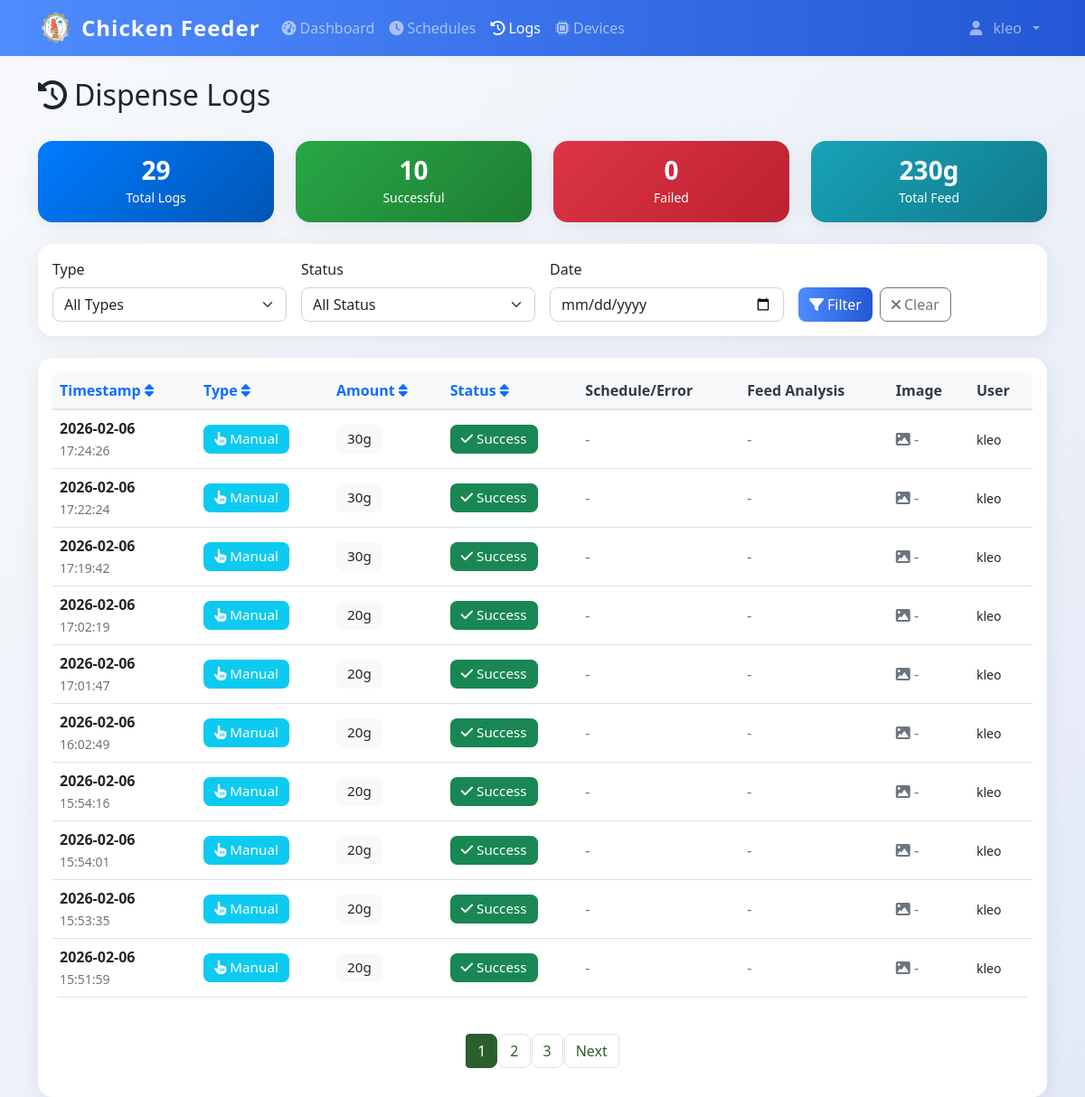
The page /logs (signed in) on the database as committed earlier.
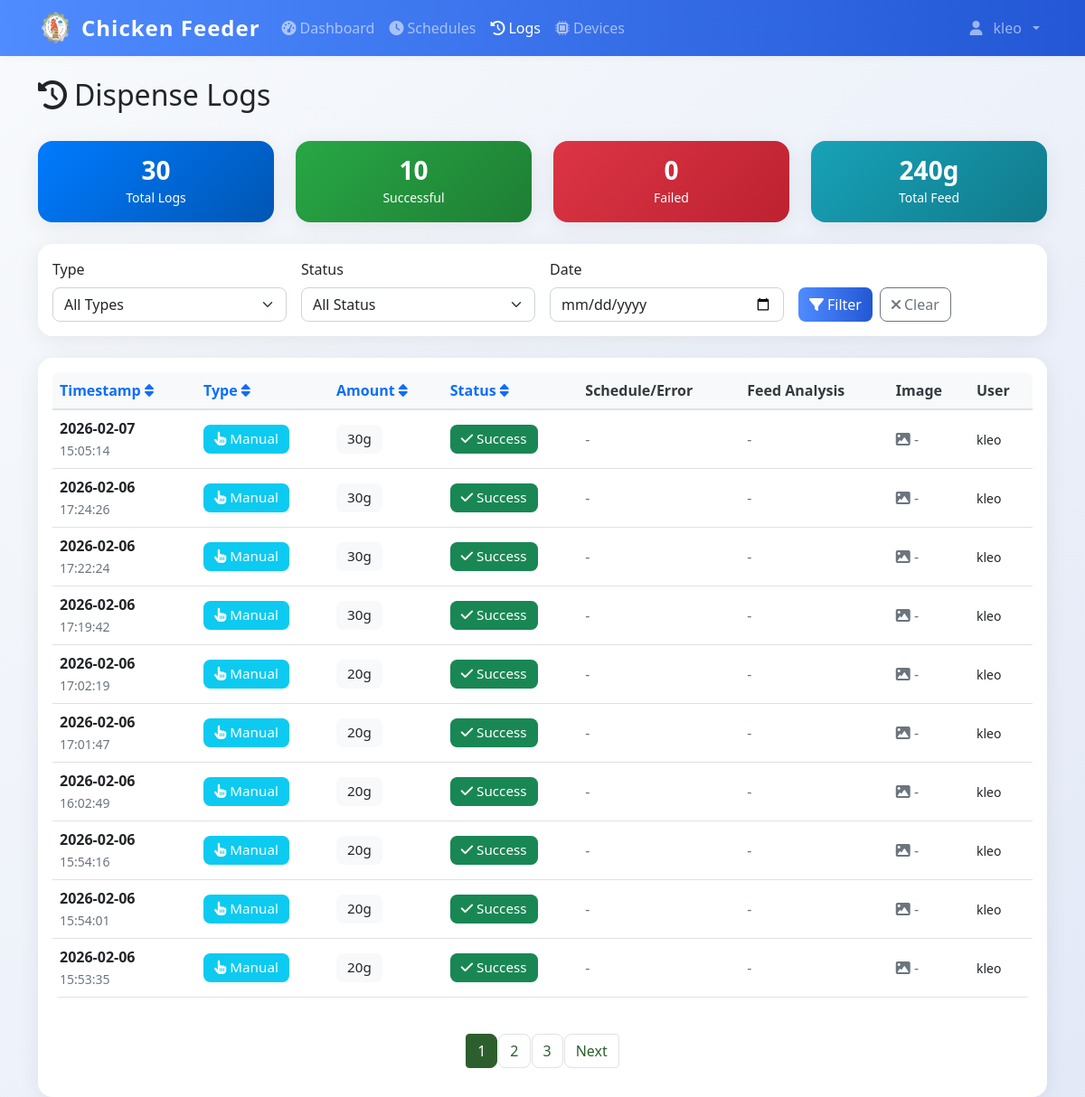
The same page on the database as committed later.
### models.py (models this page shows)
class DispenseLog(db.Model):
    id = db.Column(db.Integer, primary_key=True)
    timestamp = db.Column(db.DateTime, default=datetime.utcnow, nullable=False)
    amount_grams = db.Column(db.Integer, nullable=False)
    trigger_type = db.Column(db.String(20), nullable=False)
    schedule_id = db.Column(db.Integer, db.ForeignKey('feed_schedule.id'), nullable=True)
    status = db.Column(db.String(20), default='success')
    error_message = db.Column(db.Text, nullable=True)
    image_path = db.Column(db.String(255), nullable=True)  # Path to captured feed image
    pellet_count = db.Column(db.Integer, nullable=True)  # Number of pellets detected in image
    grams_detected = db.Column(db.Float, nullable=True)  # Estimated grams of pellets in feeder
    grams_dispensed = db.Column(db.Integer, nullable=True)  # Actual amount dispensed by servo
    triggered_by = db.Column(db.Integer, db.ForeignKey('user.id'), nullable=True)
    schedule = db.relationship('FeedSchedule', backref=db.backref('dispense_logs', lazy=True))
    user = db.relationship('User', backref=db.backref('dispense_logs', lazy=True))

class User(UserMixin, db.Model):
    id = db.Column(db.Integer, primary_key=True)
    username = db.Column(db.String(80), unique=True, nullable=False)
    email = db.Column(db.String(120), unique=True, nullable=False)
    password_hash = db.Column(db.String(120), nullable=False)
    iot_device_url = db.Column(db.String(255), nullable=True)  # e.g., 'http://192.168.1.100:5000' or 'pi_klei'
    is_admin = db.Column(db.Boolean, default=True)
    created_at = db.Column(db.DateTime, default=datetime.utcnow)

### app.py (the view)
@app.route('/logs')
@login_required
def logs():
    page = request.args.get('page', 1, type=int)
    if not current_user.is_admin:
        logs = DispenseLog.query.filter_by(triggered_by=current_user.id).order_by(DispenseLog.timestamp.desc()).paginate(
            page=page, per_page=10, error_out=False
        )
    else:
        logs = DispenseLog.query.order_by(DispenseLog.timestamp.desc()).paginate(
            page=page, per_page=10, error_out=False
        )
    return render_template('logs.html', logs=logs)

### app.py (called while the page is built)
@login_manager.user_loader
def load_user(user_id):
    return db.session.get(User, int(user_id))

@app.context_processor
def inject_datetime():
    return {'datetime': datetime}

@app.before_request
def restrict_admin_from_user_pages():
    if current_user.is_authenticated and getattr(current_user, 'is_admin', False):
        admin_paths = ['/admin', '/admin/', '/admin/dashboard', '/admin/config', '/admin/create', '/admin/feed-ratio']
        if not any(request.path.startswith(p) for p in admin_paths):
            if not request.path.startswith('/static') and not request.path.startswith('/logout'):
                return redirect(url_for('admin.dashboard'))

### templates/logs.html (shortened to what the changed rows need)
{% extends "base.html" %}
{% block content %}
<div class="container mt-4">
    <div class="row mb-4">
        <div class="col">
            <h1 class="h2">
                <i class="fas fa-history me-2"></i>Dispense Logs
            </h1>
        </div>
    </div>
    {% if not logs or not logs.items %}
    <div class="text-center text-muted py-5">
        <i class="fas fa-clipboard-list fa-4x mb-3"></i>
        <h4>No Logs Available</h4>
        <p class="mb-4">No log data found. Dispense logs will appear here once you start feeding.</p>
        <a href="{{ url_for('dashboard') }}" class="btn btn-primary">
            <i class="fas fa-tachometer-alt me-2"></i>Go to Dashboard
        </a>
    </div>
    {% else %}
    <div class="row my-4">
        <div class="col-md-3">
            <div class="card bg-primary text-white">
                <div class="card-body text-center">
                    <h3 class="mb-0">{{ logs.total }}</h3>
                    <small>Total Logs</small>
                </div>
            </div>
        </div>
        <div class="col-md-3">
            <div class="card bg-success text-white">
                <div class="card-body text-center">
                    <h3 class="mb-0">{{ logs.items|selectattr('status', 'equalto', 'success')|list|length }}</h3>
                    <small>Successful</small>
                </div>
            </div>
        </div>
        <div class="col-md-3">
            <div class="card bg-danger text-white">
                <div class="card-body text-center">
                    <h3 class="mb-0">{{ logs.items|selectattr('status', 'equalto', 'failure')|list|length }}</h3>
                    <small>Failed</small>
                </div>
            </div>
        </div>
        <div class="col-md-3">
            <div class="card bg-info text-white">
                <div class="card-body text-center">
                    <h3 class="mb-0">{{ logs.items|sum(attribute='amount_grams') }}g</h3>
                    <small>Total Feed</small>
                </div>
            </div>
        </div>
    </div>
    <div class="card mb-4">
        <div class="card-body">
            <div class="row g-3">
                <div class="col-md-3">
                    <label for="filter-type" class="form-label">Type</label>
                    <select class="form-select" id="filter-type">
                        <option value="">All Types</option>
                    </select>
                </div>
                <div class="col-md-3">
                    <label for="filter-status" class="form-label">Status</label>
                    <select class="form-select" id="filter-status">
                        <option value="">All Status</option>
                    </select>
                </div>
                <div class="col-md-3">
                    <label for="filter-date" class="form-label">Date</label>
                    <input type="date" class="form-control" id="filter-date">
                </div>
                <div class="col-md-3">
                    <label class="form-label">&nbsp;</label>
                    <div class="d-flex gap-2">
                        <button class="btn btn-primary" onclick="applyFilters()">
                            <i class="fas fa-filter me-1"></i>Filter
                        </button>
                        <button class="btn btn-outline-secondary" onclick="clearFilters()">
                            <i class="fas fa-times me-1"></i>Clear
                        </button>
                    </div>
                </div>
            </div>
        </div>
    </div>
    <div class="card">
        <div class="card-body">
            {% if logs.items %}
            <div class="table-responsive">
                <table class="table table-hover">
                    <thead>
                        <tr>
                            <th>
                                <a href="#" onclick="sortTable('timestamp')" class="text-decoration-none">
                                    Timestamp <i class="fas fa-sort"></i>
                                </a>
                            </th>
                            <th>
                                <a href="#" onclick="sortTable('type')" class="text-decoration-none">
                                    Type <i class="fas fa-sort"></i>
                                </a>
                            </th>
                            <th>
                                <a href="#" onclick="sortTable('amount')" class="text-decoration-none">
                                    Amount <i class="fas fa-sort"></i>
                                </a>
                            </th>
                            <th>
                                <a href="#" onclick="sortTable('status')" class="text-decoration-none">
                                    Status <i class="fas fa-sort"></i>
                                </a>
                            </th>
                            <th>Schedule/Error</th>
                            <th>Feed Analysis</th>
                            <th>Image</th>
                            <th>User</th>
                        </tr>
                    </thead>
                    <tbody id="logs-table-body">
                        {% for log in logs.items %}
                        <tr class="log-row"
                            data-type="{{ log.trigger_type }}"
                            data-status="{{ log.status }}"
                            data-date="{{ log.timestamp.strftime('%Y-%m-%d') }}">
                            <td>
                                <div>
                                    <strong>{{ log.timestamp.strftime('%Y-%m-%d') }}</strong>
                                </div>
                                <small class="text-muted">{{ log.timestamp.strftime('%H:%M:%S') }}</small>
                            </td>
                            <td>
                                {% if log.trigger_type == 'manual' %}
                                    <span class="badge bg-info">
                                        <i class="fas fa-hand-pointer me-1"></i>Manual
                                    </span>
                                {% else %}
                                    <span class="badge bg-primary">
                                        <i class="fas fa-clock me-1"></i>Scheduled
                                    </span>
                                {% endif %}
                            </td>
                            <td>
                                <span class="badge bg-light text-dark">{{ log.amount_grams }}g</span>
                            </td>
                            <td>
                                {% if log.status == 'success' %}
                                    <span class="badge bg-success">
                                        <i class="fas fa-check me-1"></i>Success
                                    </span>
                                {% else %}
                                    <span class="badge bg-danger">
                                        <i class="fas fa-times me-1"></i>Failed
                                    </span>
                                {% endif %}
                            </td>
                            <td style="max-width: 350px;">
                                {% if log.schedule %}
                                    <div>
                                        <strong>{{ log.schedule.name }}</strong>
                                    </div>
                                    <small class="text-muted">{{ log.schedule.feed_time.strftime('%I:%M %p') }}</small>
                                {% elif log.error_message %}
                                    <div class="text-danger" title="{{ log.error_message }}" style="cursor: help;">
                                        <i class="fas fa-exclamation-triangle me-1"></i>
                                        <small>{{ log.error_message[:100] }}{% if log.error_message|length > 100 %}...{% endif %}</small>
                                    </div>
                                {% else %}
                                    <span class="text-muted">-</span>
                                {% endif %}
                            </td>
                            <td>
                                {% if log.pellet_count is not none or log.grams_detected is not none or log.grams_dispensed is not none %}
                                    <button class="btn btn-sm btn-outline-info"
                                            onclick="showFeedDetails({{ log.pellet_count or 0 }}, {{ log.grams_detected or 0 }}, {{ log.grams_dispensed or 0 }}, {{ log.amount_grams }})"
                                            title="View feed analysis details">
                                        <i class="fas fa-chart-pie me-1"></i>Details
                                    </button>
                                {% else %}
                                    <span class="text-muted">-</span>
                                {% endif %}
                            </td>
                            <td>
                                {% if log.image_path %}
                                    <img src="{{ url_for('static', filename=log.image_path) }}"
                                         alt="Feed Image"
                                         class="img-thumbnail"
                                         style="width: 60px; height: 45px; object-fit: cover; cursor: pointer;"
                                         onclick="viewImage('{{ url_for('static', filename=log.image_path) }}')"
                                         title="Click to view full image">
                                {% else %}
                                    <span class="text-muted"><i class="fas fa-image"></i> -</span>
                                {% endif %}
                            </td>
                            <td>
                                {% if log.user %}
                                    <small>{{ log.user.username }}</small>
                                {% else %}
                                    <small class="text-muted">System</small>
                                {% endif %}
                            </td>
                        </tr>
                        {% endfor %}
                    </tbody>
                </table>
            </div>
            {% if logs.pages > 1 %}
            <nav aria-label="Logs pagination" class="mt-4">
                <ul class="pagination justify-content-center">
                    {% for page_num in logs.iter_pages() %}
                        {% if page_num %}
                            {% if page_num != logs.page %}
                                <li class="page-item">
                                    <a class="page-link" href="{{ url_for('logs', page=page_num) }}">{{ page_num }}</a>
                                </li>
                            {% else %}
                                <li class="page-item active">
                                    <span class="page-link">{{ page_num }}</span>
                                </li>
                            {% endif %}
                        {% else %}
                            <li class="page-item disabled">
                                <span class="page-link">...</span>
                            </li>
                        {% endif %}
                    {% endfor %}
                    {% if logs.has_next %}
                        <li class="page-item">
                            <a class="page-link" href="{{ url_for('logs', page=logs.next_num) }}">Next</a>
                        </li>
                    {% endif %}
                </ul>
            </nav>
            {% endif %}
            {% endif %}
        </div>
    </div>
</div>
{% endif %}
{% endblock %}

Rows that differ between the two databases and show on the page:
no longer on this page (row unchanged): DispenseLog: timestamp "2026-02-06", timestamp "15:51:59", trigger_type "manual" (drawn), amount_grams "20", status "success" (drawn), user.username "kleo"
added DispenseLog: timestamp "2026-02-07", timestamp "15:05:14", trigger_type "manual" (drawn), amount_grams "30", status "success" (drawn), user.username "kleo"
Other text that changed with them:
{{ logs.total }}: "29" → "30"
{{ logs.items|sum(attribute='amount_grams') }}: "230" → "240"
